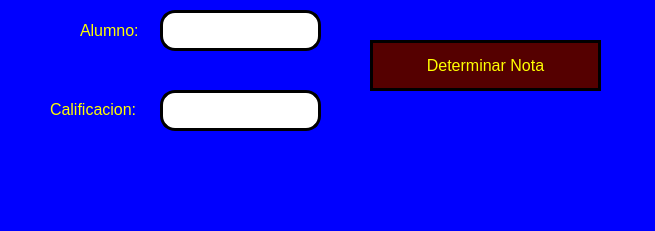
<?xml version="1.0" encoding="UTF-8"?>
<ui version="4.0">
 <class>MainWindow</class>
 <widget class="QMainWindow" name="MainWindow">
  <property name="geometry">
   <rect>
    <x>0</x>
    <y>0</y>
    <width>655</width>
    <height>231</height>
   </rect>
  </property>
  <property name="windowTitle">
   <string>MainWindow</string>
  </property>
  <property name="styleSheet">
   <string notr="true">background-color: rgb(0, 0, 255);</string>
  </property>
  <widget class="QWidget" name="centralwidget">
   <widget class="QLabel" name="label">
    <property name="geometry">
     <rect>
      <x>80</x>
      <y>20</y>
      <width>91</width>
      <height>21</height>
     </rect>
    </property>
    <property name="text">
     <string>&lt;html&gt;&lt;head/&gt;&lt;body&gt;&lt;p&gt;&lt;span style=&quot; font-size:12pt; color:#ffff00;&quot;&gt;Alumno:&lt;/span&gt;&lt;/p&gt;&lt;/body&gt;&lt;/html&gt;</string>
    </property>
   </widget>
   <widget class="QLabel" name="label_2">
    <property name="geometry">
     <rect>
      <x>50</x>
      <y>100</y>
      <width>121</width>
      <height>20</height>
     </rect>
    </property>
    <property name="text">
     <string>&lt;html&gt;&lt;head/&gt;&lt;body&gt;&lt;p&gt;&lt;span style=&quot; font-size:12pt; color:#ffff00;&quot;&gt;Calificacion:&lt;/span&gt;&lt;/p&gt;&lt;/body&gt;&lt;/html&gt;</string>
    </property>
   </widget>
   <widget class="QLineEdit" name="txt_nombre">
    <property name="geometry">
     <rect>
      <x>160</x>
      <y>10</y>
      <width>161</width>
      <height>41</height>
     </rect>
    </property>
    <property name="styleSheet">
     <string notr="true">background-color: rgb(255, 255, 255);
border : 3px solid black;
border-radius: 15px;</string>
    </property>
   </widget>
   <widget class="QLineEdit" name="txt_calif">
    <property name="geometry">
     <rect>
      <x>160</x>
      <y>90</y>
      <width>161</width>
      <height>41</height>
     </rect>
    </property>
    <property name="styleSheet">
     <string notr="true">background-color: rgb(255, 255, 255);
border : 3px solid black;
border-radius: 15px;</string>
    </property>
   </widget>
   <widget class="QPushButton" name="btn_calcularNota">
    <property name="geometry">
     <rect>
      <x>370</x>
      <y>40</y>
      <width>231</width>
      <height>51</height>
     </rect>
    </property>
    <property name="font">
     <font>
      <pointsize>12</pointsize>
     </font>
    </property>
    <property name="styleSheet">
     <string notr="true">background-color: rgb(85, 0, 0);
color: rgb(255, 255, 0);
border : 3px solid black;
border-radius: 100px;

</string>
    </property>
    <property name="text">
     <string>Determinar Nota</string>
    </property>
   </widget>
  </widget>
  <widget class="QMenuBar" name="menubar">
   <property name="geometry">
    <rect>
     <x>0</x>
     <y>0</y>
     <width>655</width>
     <height>26</height>
    </rect>
   </property>
  </widget>
  <widget class="QStatusBar" name="statusbar"/>
 </widget>
 <resources/>
 <connections/>
</ui>
